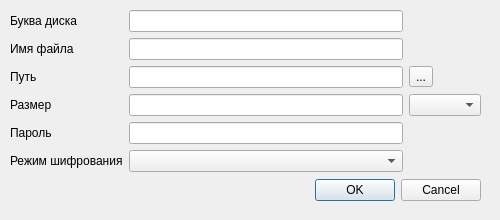
<?xml version="1.0" encoding="UTF-8"?>
<ui version="4.0">
 <class>CreateNew</class>
 <widget class="QDialog" name="CreateNew">
  <property name="geometry">
   <rect>
    <x>0</x>
    <y>0</y>
    <width>500</width>
    <height>220</height>
   </rect>
  </property>
  <property name="minimumSize">
   <size>
    <width>500</width>
    <height>200</height>
   </size>
  </property>
  <property name="maximumSize">
   <size>
    <width>500</width>
    <height>220</height>
   </size>
  </property>
  <property name="windowTitle">
   <string>Dialog</string>
  </property>
  <property name="sizeGripEnabled">
   <bool>false</bool>
  </property>
  <widget class="QDialogButtonBox" name="buttonBox">
   <property name="geometry">
    <rect>
     <x>260</x>
     <y>170</y>
     <width>221</width>
     <height>41</height>
    </rect>
   </property>
   <property name="orientation">
    <enum>Qt::Horizontal</enum>
   </property>
   <property name="standardButtons">
    <set>QDialogButtonBox::Cancel|QDialogButtonBox::Ok</set>
   </property>
  </widget>
  <widget class="QWidget" name="layoutWidget">
   <property name="geometry">
    <rect>
     <x>10</x>
     <y>10</y>
     <width>471</width>
     <height>164</height>
    </rect>
   </property>
   <layout class="QGridLayout" name="gridLayout">
    <item row="2" column="0">
     <widget class="QLabel" name="label_2">
      <property name="text">
       <string>Путь</string>
      </property>
     </widget>
    </item>
    <item row="3" column="1">
     <widget class="QLineEdit" name="DiskSize"/>
    </item>
    <item row="1" column="1">
     <widget class="QLineEdit" name="FileName"/>
    </item>
    <item row="3" column="0">
     <widget class="QLabel" name="label_3">
      <property name="text">
       <string>Размер</string>
      </property>
     </widget>
    </item>
    <item row="4" column="0">
     <widget class="QLabel" name="label_4">
      <property name="text">
       <string>Пароль</string>
      </property>
     </widget>
    </item>
    <item row="0" column="1">
     <widget class="QLineEdit" name="DiskLetter">
      <property name="maxLength">
       <number>1</number>
      </property>
     </widget>
    </item>
    <item row="2" column="1">
     <widget class="QLineEdit" name="Path"/>
    </item>
    <item row="2" column="2">
     <widget class="QToolButton" name="PathButton">
      <property name="text">
       <string>...</string>
      </property>
     </widget>
    </item>
    <item row="1" column="0">
     <widget class="QLabel" name="label_7">
      <property name="text">
       <string>Имя файла</string>
      </property>
     </widget>
    </item>
    <item row="0" column="0">
     <widget class="QLabel" name="label">
      <property name="text">
       <string>Буква диска</string>
      </property>
     </widget>
    </item>
    <item row="4" column="1">
     <widget class="QLineEdit" name="Password">
      <property name="maxLength">
       <number>16</number>
      </property>
      <property name="echoMode">
       <enum>QLineEdit::Password</enum>
      </property>
     </widget>
    </item>
    <item row="5" column="0">
     <widget class="QLabel" name="label_8">
      <property name="text">
       <string>Режим шифрования</string>
      </property>
     </widget>
    </item>
    <item row="5" column="1">
     <widget class="QComboBox" name="Crypt"/>
    </item>
    <item row="3" column="2">
     <widget class="QComboBox" name="SizeType"/>
    </item>
   </layout>
  </widget>
 </widget>
 <resources/>
 <connections>
  <connection>
   <sender>buttonBox</sender>
   <signal>accepted()</signal>
   <receiver>CreateNew</receiver>
   <slot>accept()</slot>
   <hints>
    <hint type="sourcelabel">
     <x>248</x>
     <y>254</y>
    </hint>
    <hint type="destinationlabel">
     <x>157</x>
     <y>274</y>
    </hint>
   </hints>
  </connection>
  <connection>
   <sender>buttonBox</sender>
   <signal>rejected()</signal>
   <receiver>CreateNew</receiver>
   <slot>reject()</slot>
   <hints>
    <hint type="sourcelabel">
     <x>316</x>
     <y>260</y>
    </hint>
    <hint type="destinationlabel">
     <x>286</x>
     <y>274</y>
    </hint>
   </hints>
  </connection>
 </connections>
</ui>
